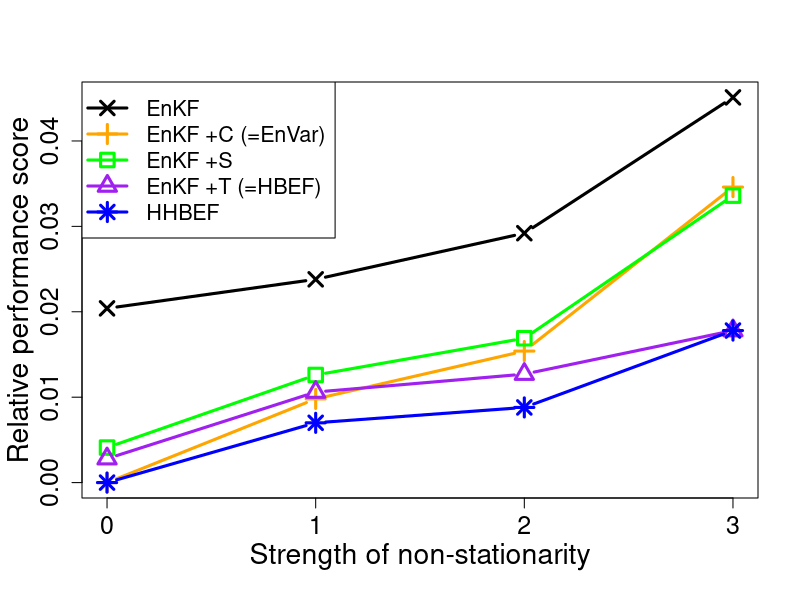
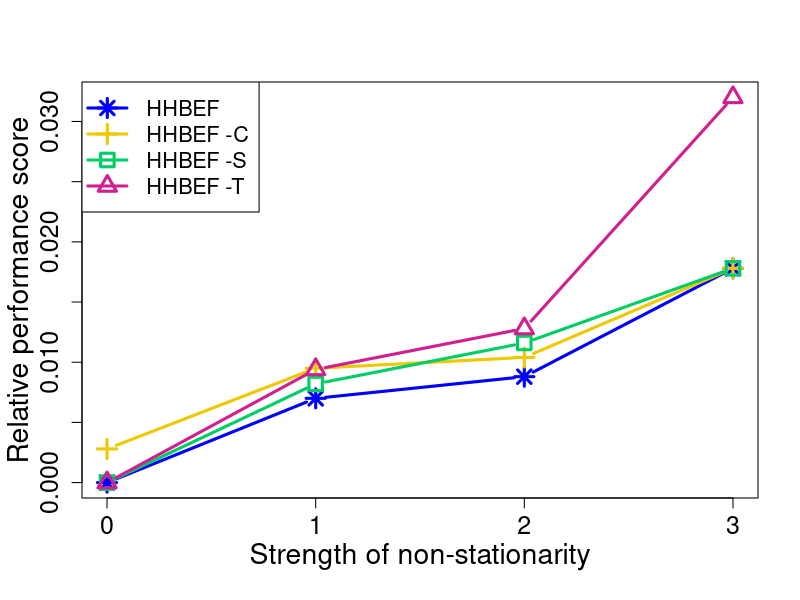
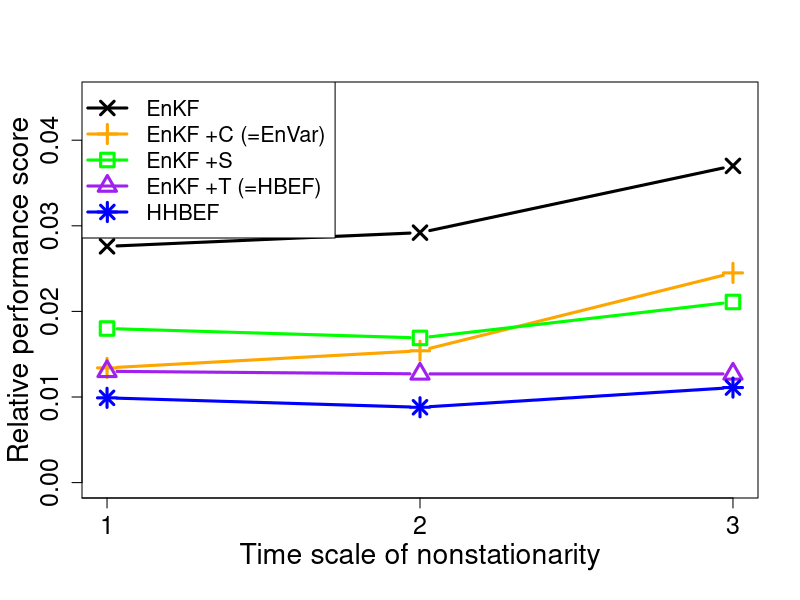

Write the R code that produced these figures, in order.
# Filters' performance wrt KF:
# r(f) := [RMSE(f)- RMSE(KF)] / RMSE(KF)

# 1) As functions of the nstatio-ty strength

#------------
# 1a) EnKF + x

xx <- c(0,1,2,3) # 4 categories: 0=statio, 1=weakly nstatio, 2=medium nstatio (BASIC), 3=strong nststio
nx=length(xx)

# Plot FG RMSEs wrt KF
#  so that the rel err of KF is =0

enkf =0.01*c(2.04,   2.38, 2.92, 4.51)
ec   =0.01*c(0.0,    0.98, 1.54, 3.46)
es   =0.01*c(0.41,   1.26, 1.69, 3.36)
et   =0.01*c(0.28,   1.06, 1.27, 1.78)
hhbef=0.01*c(0.0,    0.70, 0.88, 1.78)


mn=min(min(enkf), min(ec), min(es), min(et), min(hhbef))
mn=0
mx=max(max(enkf), max(ec), max(es), max(et), max(hhbef))

namefile=paste0("RMSE_flt_NstatioStrength_Eplus.pdf")
pdf(namefile, width=7, height=7)
par(mgp=c(2.5, 1, 0))
plot(xx, enkf, type='b',col='black', lwd=3, lty=1, pch=4, cex=1.8,
     xlab="Strength of non-stationarity", 
     xaxp=c(0,3,3),
     ylab="Relative performance score", ylim=c(mn,mx),
     #main=paste("Filters' FG RMSEs relative to KF"),
     cex.main=1.7, cex.axis=1.5, cex.lab=1.7
     )
lines(xx, ec, col="orange", type='b', lwd=3, pch=3, cex=1.8)
lines(xx, es, col="green", type='b', lwd=3, pch=0, cex=1.8)
lines(xx, et, col="purple", type='b', lwd=3, pch=2, cex=1.8)
lines(xx, hhbef, col="blue", type='b', lwd=3, pch=8, cex=1.8)

leg.txt<-c('EnKF','EnKF +C (=EnVar)', 'EnKF +S', 'EnKF +T (=HBEF)', 'HHBEF')
leg.col<-c("black",  "orange", "green", "purple", "blue")
legend("topleft", inset=0, leg.txt, col=leg.col, lwd=c(3,3,3,3,3), lty=c(1,1,1,1,1),  
       pch=c(4,3,0,2,8), 
       pt.lwd=3, cex=1.3, pt.cex=1.8, bg="white")

dev.off()


#------------
# 1b) HHBEF - x

h  =0.01*c(0.0,    0.70, 0.88, 1.78)
h_c=0.01*c(0.28,   0.95, 1.04, 1.78)
h_s=0.01*c(0.0,    0.82, 1.16, 1.78)
h_t=0.01*c(0.0,    0.94, 1.28, 3.2)


mn=min(min(h), min(h_c), min(h_s), min(h_t))
mn=0
mx=max(max(h),max(h_c), max(h_s), max(h_t))

namefile=paste0("RMSE_flt_NstatioStrength_Hminus.pdf")
pdf(namefile, width=7, height=7)
par(mgp=c(2.5, 1, 0))
plot(xx, h, type='b',col='blue', lwd=3, lty=1, pch=8, cex=1.8,
     xlab="Strength of non-stationarity", 
     xaxp=c(0,3,3),
     ylab="Relative performance score", ylim=c(mn,mx),
     #main=paste("Filters' FG RMSEs relative to KF"),
     cex.main=1.7, cex.axis=1.5, cex.lab=1.7
)
lines(xx, h_c, col="gold2",        type='b', lwd=3, pch=3, cex=1.8)
lines(xx, h_s, col="springgreen3", type='b', lwd=3, pch=0, cex=1.8)
lines(xx, h_t, col="violetred",    type='b', lwd=3, pch=2, cex=1.8)

leg.txt<-c('HHBEF','HHBEF -C', 'HHBEF -S', 'HHBEF -T')
leg.col<-c("blue",  "gold2", "springgreen3",  "violetred")
legend("topleft", inset=0, leg.txt, col=leg.col, lwd=c(3,3,3,3), lty=c(1,1,1,1),  
       pch=c(8,3,0,2), 
       pt.lwd=3, cex=1.3, pt.cex=1.8, bg="white")

dev.off()


#----------------------------------------------
# 2) As functions of the nstatio-ty time (and space) scale

xx <- c(1,2,3) # 3 categories: L_perturb=L*1, L_perturb=L*2 (BASIC), L_perturb=L*3
nx=length(xx)

# Plot FG RMSEs wrt KF
#  so that the rel err of KF is =0

enkf =0.01* c(2.76, 2.92, 3.7)
ec   =0.01* c(1.34, 1.54, 2.45)
es   =0.01* c(1.80, 1.69, 2.11)
et   =0.01* c(1.3,  1.27, 1.27)
hhbef=0.01* c(0.99, 0.88, 1.11)



mn=0
mx=max(max(enkf), max(ec), max(es), max(et), max(hhbef))
mx=0.045



namefile=paste0("RMSE_flt_Lperturb_Eplus.pdf")
pdf(namefile, width=7, height=7)
par(mgp=c(2.5, 1, 0))
plot(xx, enkf, type='b',col='black', lwd=3, lty=1, pch=4, cex=1.8,
     xlab="Time scale of nonstationarity", 
     xaxp=c(0,3,3),
     ylab="Relative performance score", ylim=c(mn,mx),
     #main=paste("Filters' FG RMSEs relative to KF"),
     cex.main=1.7, cex.axis=1.5, cex.lab=1.7
)
lines(xx, ec, col="orange", type='b', lwd=3, pch=3, cex=1.8)
lines(xx, es, col="green", type='b', lwd=3, pch=0, cex=1.8)
lines(xx, et, col="purple", type='b', lwd=3, pch=2, cex=1.8)
lines(xx, hhbef, col="blue", type='b', lwd=3, pch=8, cex=1.8)

leg.txt<-c('EnKF','EnKF +C (=EnVar)', 'EnKF +S', 'EnKF +T (=HBEF)', 'HHBEF')
leg.col<-c("black",  "orange", "green", "purple", "blue")
legend("topleft", inset=0, leg.txt, col=leg.col, lwd=c(3,3,3,3,3), lty=c(1,1,1,1,1),  
       pch=c(4,3,0,2,8), 
       pt.lwd=3, cex=1.3, pt.cex=1.8, bg="white")

dev.off()



